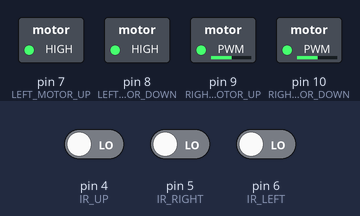
Simulated run of this sketch. Board: Arduino Nano, built with avr-gcc and run on an emulated ATmega328P. Parts: switched loads named in the sketch (green lamp = pin HIGH). The test bench sets the inputs (shaded band); at power-on: pin 6 (IR_LEFT) LOW, pin 4 (IR_UP) LOW, pin 5 (IR_RIGHT) LOW.

Above: at 1.2 s.
1.3 s: pin 6 (IR_LEFT) driven HIGH
At 2.0 s:
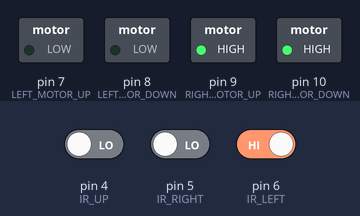
2.8 s: pin 4 (IR_UP) driven HIGH
At 3.3 s:
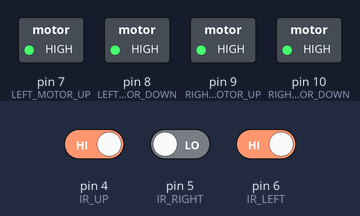
4.3 s: pin 4 (IR_UP) driven LOW
At 5.5 s:
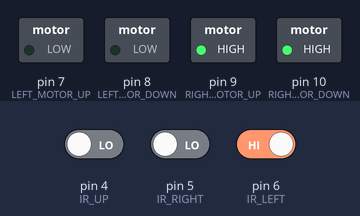
5.8 s: pin 5 (IR_RIGHT) driven HIGH
At 6.8 s:
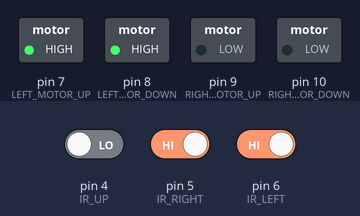
7.3 s: pin 5 (IR_RIGHT) driven LOW
At 8.0 s:
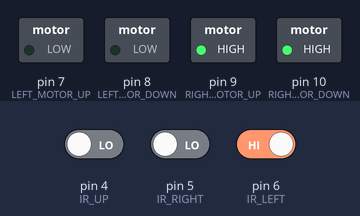
Timing chart, 0 to 9.8 s (numbered marks = the images above; inputs shaded):
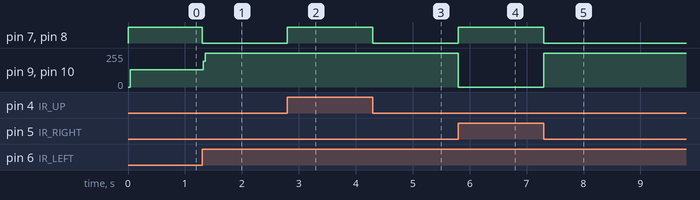

Measured:
- after the input at 1.3 s, pin 7 (LEFT_MOTOR_UP), pin 8 (LEFT_MOTOR_DOWN): HIGH → LOW at once; pin 9 (RIGHT_MOTOR_UP), pin 10 (RIGHT_MOTOR_DOWN): 130/255 → 255/255 at once
- after the input at 2.8 s, pin 7 (LEFT_MOTOR_UP), pin 8 (LEFT_MOTOR_DOWN): LOW → HIGH at once
- after the input at 4.3 s, pin 7 (LEFT_MOTOR_UP), pin 8 (LEFT_MOTOR_DOWN): HIGH → LOW at once
- after the input at 5.8 s, pin 7 (LEFT_MOTOR_UP), pin 8 (LEFT_MOTOR_DOWN): LOW → HIGH at once; pin 9 (RIGHT_MOTOR_UP), pin 10 (RIGHT_MOTOR_DOWN): 255/255 → 0/255 at once
- after the input at 7.3 s, pin 7 (LEFT_MOTOR_UP), pin 8 (LEFT_MOTOR_DOWN): HIGH → LOW at once; pin 9 (RIGHT_MOTOR_UP), pin 10 (RIGHT_MOTOR_DOWN): 0/255 → 255/255 at once

The sketch:

YoussefAbbas_Harry.ino
```cpp
/*
Author : Youssef Abbas
Date   : 19/9/2021
About  : Harry in Maze (harrys path accordings to IRs)
MC     : Arduino NANO
*/

#define IR_UP            4
#define IR_RIGHT         5
#define IR_LEFT          6
#define LEFT_MOTOR_UP    7
#define LEFT_MOTOR_DOWN  8
#define RIGHT_MOTOR_UP   9
#define RIGHT_MOTOR_DOWN 10

bool    up;    //take reading of IR_UP
bool right;    //take reading of IR_RIGHT
bool  left;    //take reading of IR_LEFT

void setup()
{
//define IR pins
  pinMode(IR_UP   ,INPUT);
  pinMode(IR_RIGHT,INPUT);
  pinMode(IR_LEFT ,INPUT);

//define MOTOR pins
  pinMode(LEFT_MOTOR_UP    , OUTPUT);
  pinMode(LEFT_MOTOR_DOWN  , OUTPUT);
  pinMode(RIGHT_MOTOR_UP   , OUTPUT);
  pinMode(RIGHT_MOTOR_DOWN , OUTPUT);

}

void loop()
{
  readSensors();

  if (up == HIGH )
  {
    //Always bias to go forward than other directions
    moveForward();
  }
  else if (up == LOW)
  {
    if(right == HIGH)
    {
      //Always bias to go right than left
      rotate90right();
    }
    else if (left == HIGH)
    {
      rotate90left();
    }
    else
    {
      //if end up in no way up,right and left , then we back
      moveBackward();
    }
  }


}

void readSensors()
{
  //take reading form IRs and put that in globals
  up    = digitalRead(IR_UP);
  right = digitalRead(IR_RIGHT);
  left  = digitalRead(IR_LEFT);
}
void moveForward()
{
  digitalWrite(LEFT_MOTOR_UP   ,HIGH);
  digitalWrite(LEFT_MOTOR_DOWN ,HIGH);
  digitalWrite(RIGHT_MOTOR_UP  ,HIGH);
  digitalWrite(RIGHT_MOTOR_DOWN,HIGH);
}
void moveBackward()
{
  //first rotate 180 degree then keep going forward
  rotate90right();
  rotate90right();
  digitalWrite(LEFT_MOTOR_UP   ,HIGH);
  digitalWrite(LEFT_MOTOR_DOWN ,HIGH);
  digitalWrite(RIGHT_MOTOR_UP  ,HIGH);
  digitalWrite(RIGHT_MOTOR_DOWN,HIGH);
}
void rotate90right()
{

  digitalWrite(LEFT_MOTOR_UP   ,HIGH);
  digitalWrite(LEFT_MOTOR_DOWN ,HIGH);
  digitalWrite(RIGHT_MOTOR_UP  ,LOW );
  digitalWrite(RIGHT_MOTOR_DOWN,LOW );
}
void rotate90left()
{

  digitalWrite(LEFT_MOTOR_UP   ,LOW );
  digitalWrite(LEFT_MOTOR_DOWN ,LOW );
  digitalWrite(RIGHT_MOTOR_UP  ,HIGH);
  digitalWrite(RIGHT_MOTOR_DOWN,HIGH);
}
```
